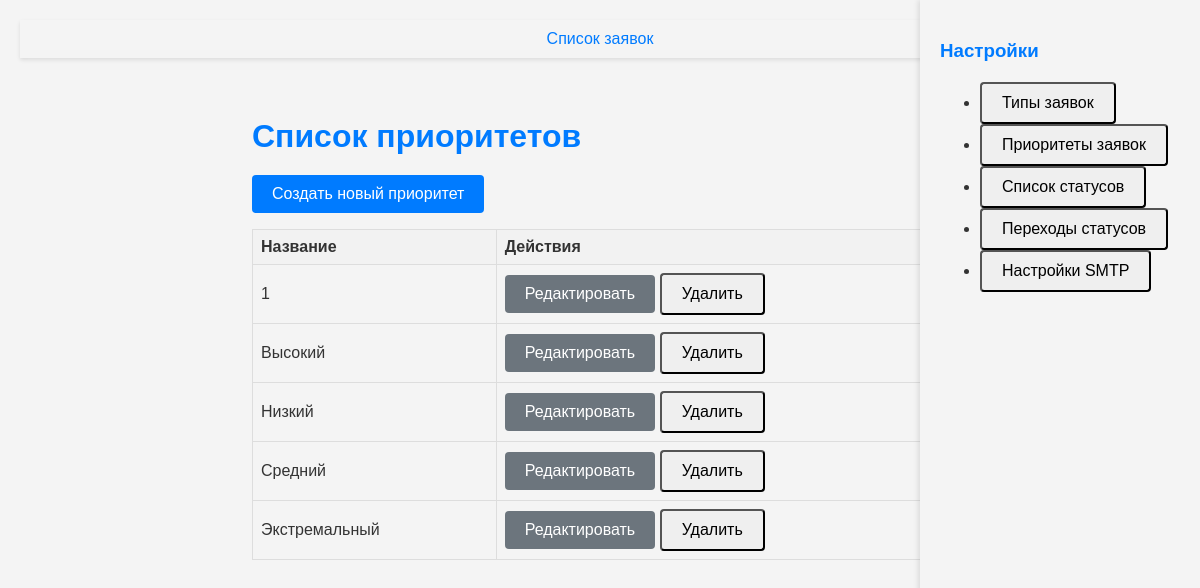
The page /priority_list/ on the database as committed earlier.
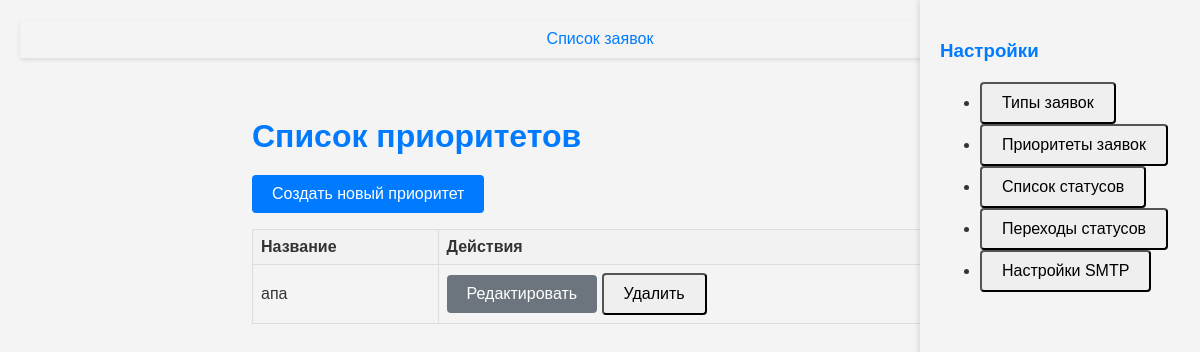
The same page on the database as committed later.
### service/models.py (models this page shows, shortened)
class Priority(models.Model):
    name = models.CharField(max_length=50, unique=True)

### service/views/settings_views.py (the view)
# urls.py: path('priority_list/', priority_list, name='priority_list'),
def priority_list(request):
    priorities = Priority.objects.all().order_by('name')
    return render(request, 'settings/priority_list.html', {'priorities': priorities})

### service/templates/settings/priority_list.html (shortened to what this page needs)
{% extends 'settings/settings_sidebar.html' %}
{% block settings_content %}
    <div class="settings-content">
        <h1>Список приоритетов</h1>
        <p><a href="{% url 'create_priority' %}" class="btn btn-primary">Создать новый приоритет</a></p>
        <table class="table">
            <thead>
                <tr>
                    <th>Название</th>
                    <th>Действия</th>
                </tr>
            </thead>
            <tbody>
                {% for priority in priorities %}
                    <tr>
                        <td>{{ priority.name }}</td>
                        <td>
                            <a href="{% url 'edit_priority' priority.id %}" class="btn btn-secondary">Редактировать</a>
                            <form action="{% url 'delete_priority' priority.id %}" method="post" style="display: inline;">
                                <button type="submit" class="btn btn-danger" onclick="return confirm('Вы уверены, что хотите удалить этот приоритет?');">Удалить</button>
                            </form>
                        </td>
                    </tr>
                {% empty %}
                    <tr>
                        <td colspan="2">Нет доступных приоритетов.</td>
                    </tr>
                {% endfor %}
            </tbody>
        </table>
    </div>
{% endblock %}

Rows that differ between the two databases and show on the page:
removed Priority: name "1"
removed Priority: name "Высокий"
removed Priority: name "Средний"
removed Priority: name "Экстремальный"
changed Priority: name "Низкий" → "апа"
